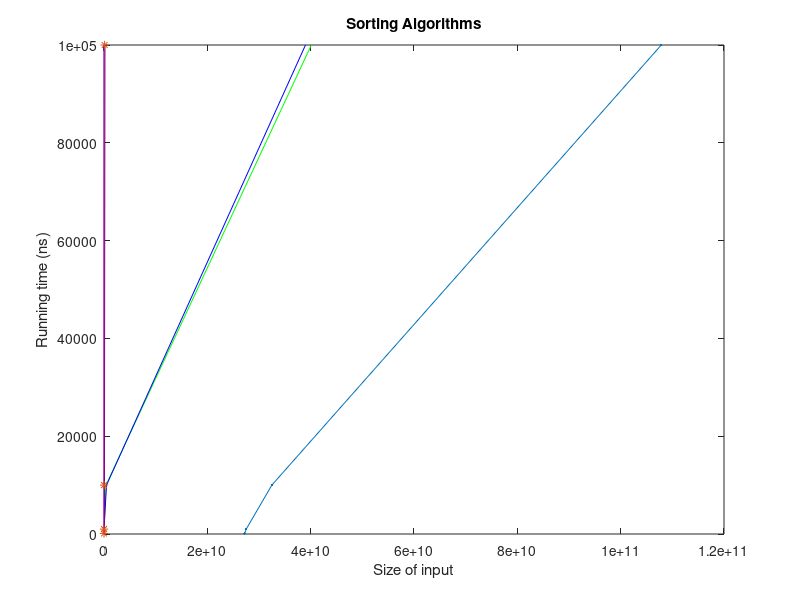

This figure's MATLAB source:
SelectionSort = [0, 4011000, 377067000, 40126058000];
BubbleSort = [0, 3510000, 487295000, 38997539000];
InsertionSort = [27224038000, 27523996000, 32485599000, 107863366000];
HeapSort = [73758000, 85232000, 87236000, 166447000];
QuickSort = [0, 0, 2508000, 32109000];
MergeSort = [0, 2005000, 11030000, 116815000];
Size = [100, 1000, 10000, 100000];
plot(SelectionSort, Size, 'g', BubbleSort, Size, 'b', InsertionSort, Size, '.-', HeapSort, Size, 'k', QuickSort, Size, 'm', MergeSort, Size, '*'), xlabel('Size of input'), ylabel('Running time (ns)'), title('Sorting Algorithms'),